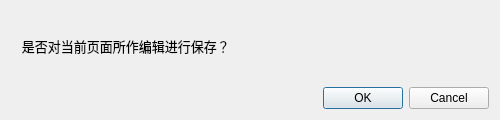
<?xml version="1.0" encoding="UTF-8"?>
<ui version="4.0">
 <class>BackConfirmWindow</class>
 <widget class="QDialog" name="BackConfirmWindow">
  <property name="geometry">
   <rect>
    <x>0</x>
    <y>0</y>
    <width>500</width>
    <height>120</height>
   </rect>
  </property>
  <property name="sizePolicy">
   <sizepolicy hsizetype="Fixed" vsizetype="Fixed">
    <horstretch>0</horstretch>
    <verstretch>0</verstretch>
   </sizepolicy>
  </property>
  <property name="minimumSize">
   <size>
    <width>500</width>
    <height>120</height>
   </size>
  </property>
  <property name="maximumSize">
   <size>
    <width>500</width>
    <height>120</height>
   </size>
  </property>
  <property name="windowTitle">
   <string>Confirm</string>
  </property>
  <layout class="QGridLayout" name="gridLayout">
   <property name="sizeConstraint">
    <enum>QLayout::SetDefaultConstraint</enum>
   </property>
   <item row="0" column="0">
    <layout class="QVBoxLayout" name="verticalLayout">
     <property name="sizeConstraint">
      <enum>QLayout::SetFixedSize</enum>
     </property>
     <item>
      <widget class="QLabel" name="label">
       <property name="font">
        <font>
         <family>Microsoft YaHei UI</family>
         <pointsize>10</pointsize>
        </font>
       </property>
       <property name="text">
        <string>   是否对当前页面所作编辑进行保存？</string>
       </property>
       <property name="alignment">
        <set>Qt::AlignLeading|Qt::AlignLeft|Qt::AlignVCenter</set>
       </property>
      </widget>
     </item>
     <item>
      <widget class="QDialogButtonBox" name="buttonBox">
       <property name="font">
        <font>
         <family>Microsoft YaHei UI</family>
        </font>
       </property>
       <property name="orientation">
        <enum>Qt::Horizontal</enum>
       </property>
       <property name="standardButtons">
        <set>QDialogButtonBox::Cancel|QDialogButtonBox::Ok</set>
       </property>
      </widget>
     </item>
    </layout>
   </item>
  </layout>
 </widget>
 <resources/>
 <connections>
  <connection>
   <sender>buttonBox</sender>
   <signal>accepted()</signal>
   <receiver>BackConfirmWindow</receiver>
   <slot>accept()</slot>
   <hints>
    <hint type="sourcelabel">
     <x>248</x>
     <y>254</y>
    </hint>
    <hint type="destinationlabel">
     <x>157</x>
     <y>274</y>
    </hint>
   </hints>
  </connection>
  <connection>
   <sender>buttonBox</sender>
   <signal>rejected()</signal>
   <receiver>BackConfirmWindow</receiver>
   <slot>reject()</slot>
   <hints>
    <hint type="sourcelabel">
     <x>316</x>
     <y>260</y>
    </hint>
    <hint type="destinationlabel">
     <x>286</x>
     <y>274</y>
    </hint>
   </hints>
  </connection>
 </connections>
</ui>
